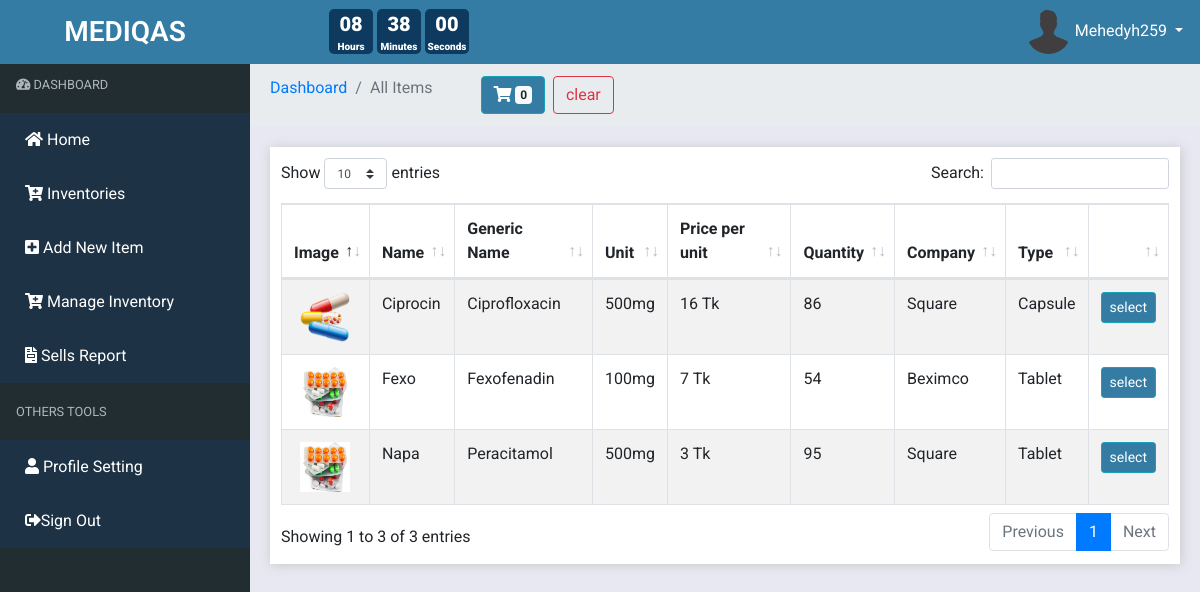
The page /inventories.php (signed in) on the database its author committed.
### tables this page shows
CREATE TABLE `inventory` (
  `id` int(11) NOT NULL,
  `itemName` varchar(50) NOT NULL,
  `itemGroup` varchar(50) NOT NULL,
  `itemCategory` varchar(50) NOT NULL,
  `itemCompany` varchar(50) NOT NULL,
  `itemUnit` varchar(50) NOT NULL,
  `itemQuantity` int(10) NOT NULL,
  `itemPrice` float NOT NULL,
  `itemDescription` varchar(500) NOT NULL
);

CREATE TABLE `categories` (
  `id` int(11) NOT NULL,
  `name` varchar(200) NOT NULL,
  `picture` varchar(200) NOT NULL
);

### inventories.php (the view, shortened to what this page needs)
<?php
include('include/header.php');
include('include/conn.php');
?>
<section class="sidebar-area">
    <?php include('include/sidebar.php') ?>
</section>
<section class="content-area">
    <?php include('include/topbar.php')  ?>
    <div class="breadcumb-area">
    <nav aria-label="breadcrumb">
            <ol class="breadcrumb">
                <li class="breadcrumb-item"><i class="fa fa-dashboard"></i><a href="index"> Dashboard</a></li>
                <li class="breadcrumb-item active" aria-current="page">All Items</li>
                <li class="float-right">
                    <a href="billing" class="btn btn-info text-white ml-5 ">
                        <i class="fas fa-shopping-cart"></i> <span id="counter" class="badge badge-light">
                            <?php
                            if(isset($_SESSION['cart'])){
                                echo sizeof($_SESSION['cart']);
                            }else{
                                echo '0';
                            }
                            ?>
                        </span>
                     </a>
                     <a href='cart/clear.php?url=<?php echo $_SERVER['PHP_SELF']; ?>'><button class=" ml-1 btn btn-outline-danger btn">clear</button></a>
                </li>
            </ol>
        </nav>
    </div>
    <div class="table-area">
        <div class="container-fluid">
            <div class="row">
                <div class="col-md-12">
                    <div class="tableBox" >
                        <table id="dataTable" class="table table-bordered table-striped" style="z-index: -1">
                        <thead>
                            <tr>
                                <th>Image</th>
                                <th>Name</th>
                                <th>Generic Name</th>
                                <th>Unit</th>
                                <th>Price per unit</th>
                                <th>Quantity</th>
                                <th>Company</th>
                                <th>Type</th>
                                <th></th>
                            </tr>
                        </thead>
                        <tbody>
                    <?php
                        if(isset($_GET['key'])){
                            $ct = base64_decode($_GET['key']);
                            $sql = "SELECT * FROM inventory WHERE itemCategory = '$ct'";
                        }else{
                            $sql="SELECT * FROM inventory";
                        }
                        $query = mysqli_query($conn,$sql);
                        while($row = mysqli_fetch_assoc($query)){
                            $item = $row['itemCategory'];
                            $qq = mysqli_query($conn,"select * from categories where name='$item'");
                            $pic = mysqli_fetch_assoc($qq);
                            ?>
                            <tr class="text-capitalize">
                               <form action="cart/manage_cart.php" method="POST">
                                    <td class="text-center"><img src="assets/img/<?php echo $pic['picture']; ?>" alt="image"
                                    style="width:50px;height:50px; "></td>
                                    <td><?php echo $row['itemName']  ?></td>
                                    <td><?php echo $row['itemGroup']  ?></td>
                                    <td><?php echo $row['itemUnit']  ?></td>
                                    <td><?php echo $row['itemPrice'].' tk' ?></td>
                                    <td><?php
                                    if($row['itemQuantity'] == 0)
                                        echo '<span class="text-danger">out of stock</span>';
                                    else
                                        echo $row['itemQuantity'];
                                        ?></td>
                                    <td><?php echo $row['itemCompany']  ?></td>
                                    <td><?php echo $row['itemCategory']  ?></td>
                                     <td>
                                     <?php
                                            if($row['itemQuantity'] != 0)
                                                echo '<button type="submit" name="addToCart" class="btn btn-sm btn-info">select</button>'  ;
                                        ?>
                                    </td>
                               </form>
                            </tr>
                            <?php
                            }
                            ?>
                        </tbody>
                    </table>
                    </div>
                </div>
            </div>
        </div>
    </div>
</section>
<?php include('include/footer.php'); ?>

### assets/css/style.css (style rules this page uses)
* { padding: 0; margin: 0; }
body { font-family: 'Roboto', sans-serif; }
a, a:hover { text-decoration: none; }
.sidebar-area { position: fixed; width: 250px; height: 100%; background: #222D32; padding: none; }
.content-area { background: #e7e8f2; min-height: 100vh; margin-left: 250px; width: calc(100% - 250px) !important; }
.btn-info { background: #357CA5; }
.tableBox { background: white; box-shadow: 1px 1px 11px #c9c7c7; margin: 5px; padding: 11px; }

### rows shown on the page
inventory: categories.picture (picture), itemName "Ciprocin", itemGroup "Ciprofloxacin", itemUnit "500mg", itemPrice "16", itemQuantity "86", itemCompany "Square", itemCategory "Capsule", shows "select"
inventory: categories.picture (picture), itemName "Fexo", itemGroup "Fexofenadin", itemUnit "100mg", itemPrice "7", itemQuantity "54", itemCompany "Beximco", itemCategory "Tablet", shows "select"
inventory: categories.picture (picture), itemName "Napa", itemGroup "Peracitamol", itemUnit "500mg", itemPrice "3", itemQuantity "95", itemCompany "Square", itemCategory "Tablet", shows "select"

### other values the page prints
$_SESSION['userName'] "Mehedyh259"
